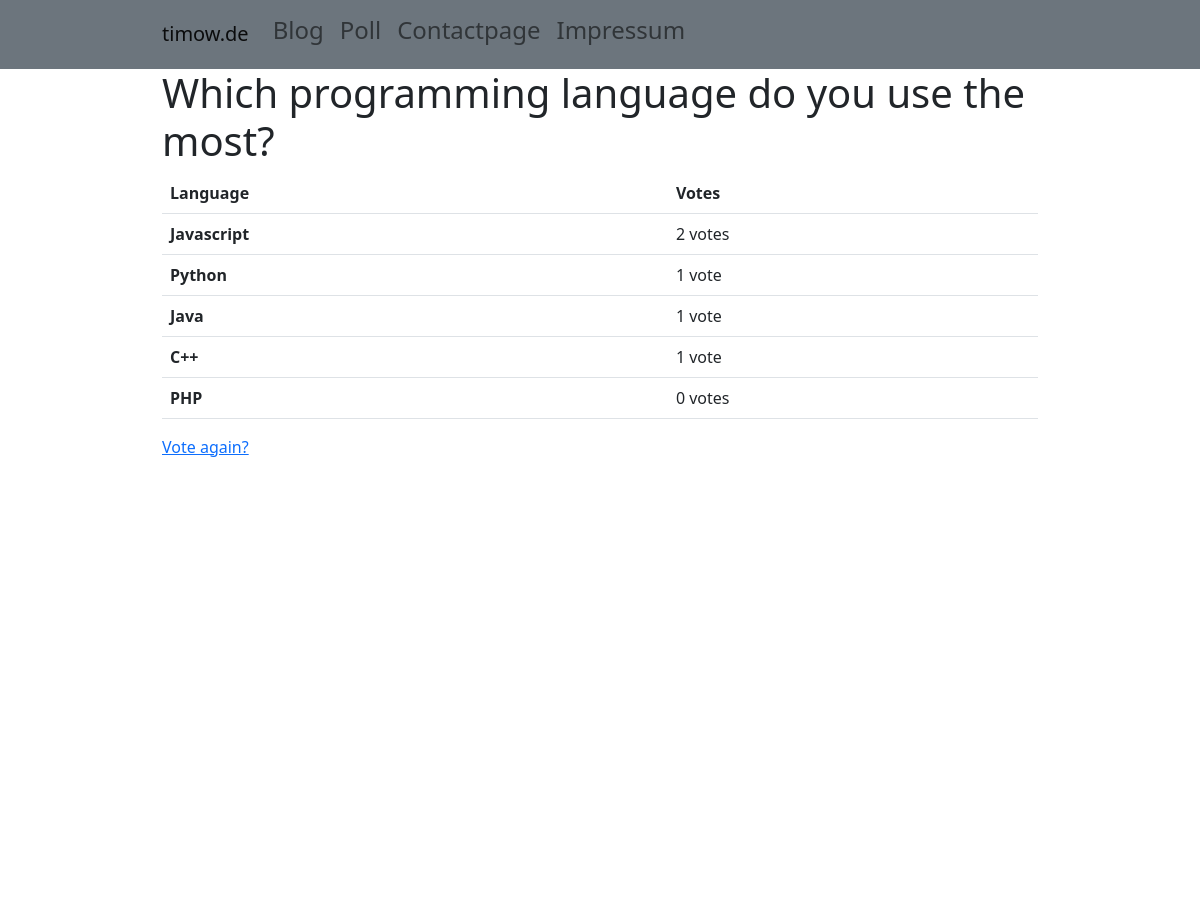
Before: /1/results/ (upper part) with the older database file.
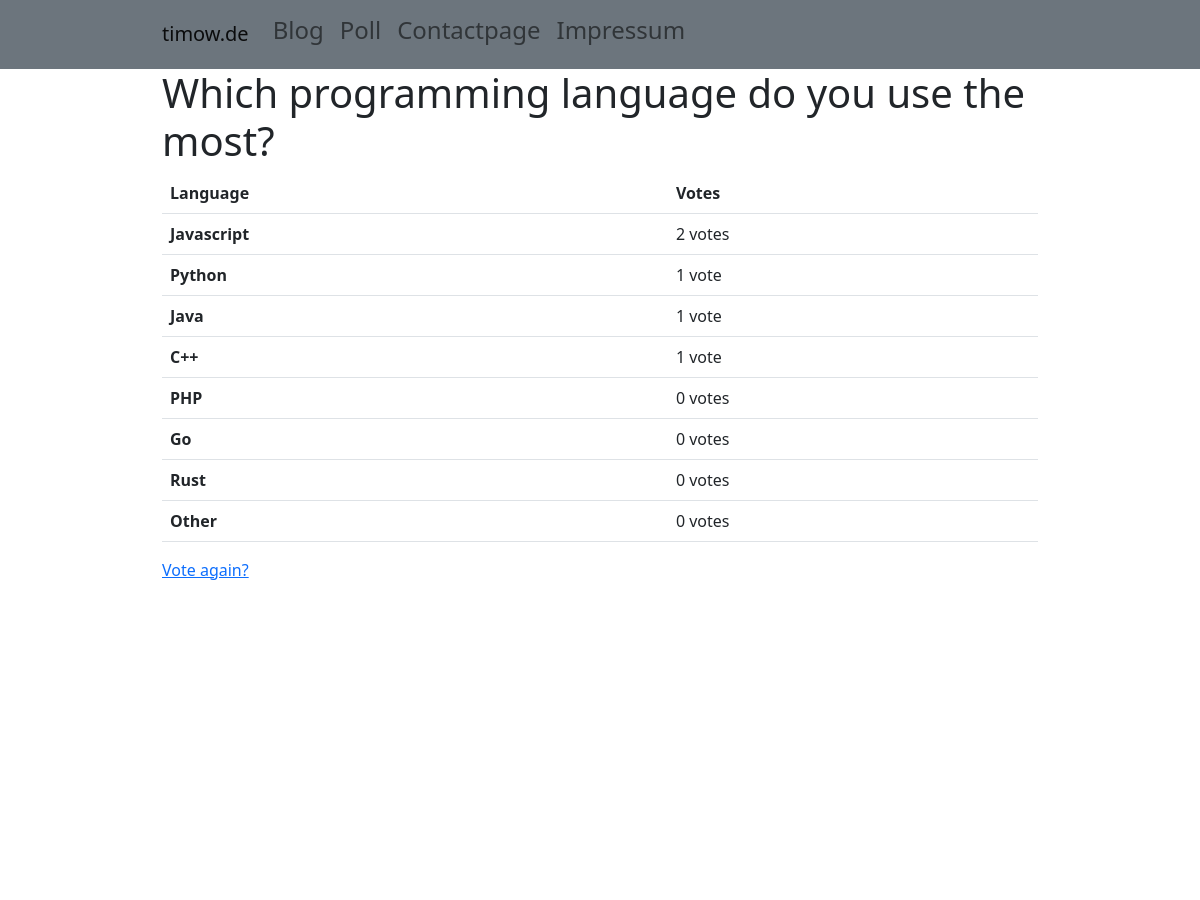
After: the same page with the newer database file.
### blog/models.py (models this page shows, shortened)
class Choice(models.Model):
    question = models.ForeignKey(Question, on_delete=models.CASCADE)
    choice_text = models.CharField(max_length=200)
    votes = models.IntegerField(default=0)
    class Meta:
        ordering = ("-votes",)

### blog/views.py (the view)
# urls.py: path("<int:question_id>/results/", views.results, name="results"),
def results(request, question_id):
    question = get_object_or_404(Question, pk=question_id)
    context = {
        "question": question,
    }
    return render(request, "blog/results.html", context)

### blog/templates/blog/results.html
{% extends 'basetemplate.html' %}
{% block content %}
<h1>{{ question.question_text }}</h1>
<table class="table table-hover" id="table">
    <thead>
        <tr>
            <th scope="col">Language</th>
            <th scope="col">Votes</th>
        </tr>
    </thead>
    {% for choice in question.choice_set.all %}
    <tbody>
        <tr id="{{ forloop.counter }}">
            <th scope="row" id="language_name_{{ forloop.counter }}">{{ choice.choice_text }}</th>
            <td id="language_counter_{{ forloop.counter }}">{{ choice.votes }} vote{{ choice.votes|pluralize }}</td>
        </tr>
    </tbody>
    {% endfor %}
</table>
<a href="{% url 'blog:detail' question.id %}">Vote again?</a>
{% endblock content %}

Changed rows visible on the page:
added Choice: choice_text "Go", votes "0"
added Choice: choice_text "Rust", votes "0"
added Choice: choice_text "Other", votes "0"
